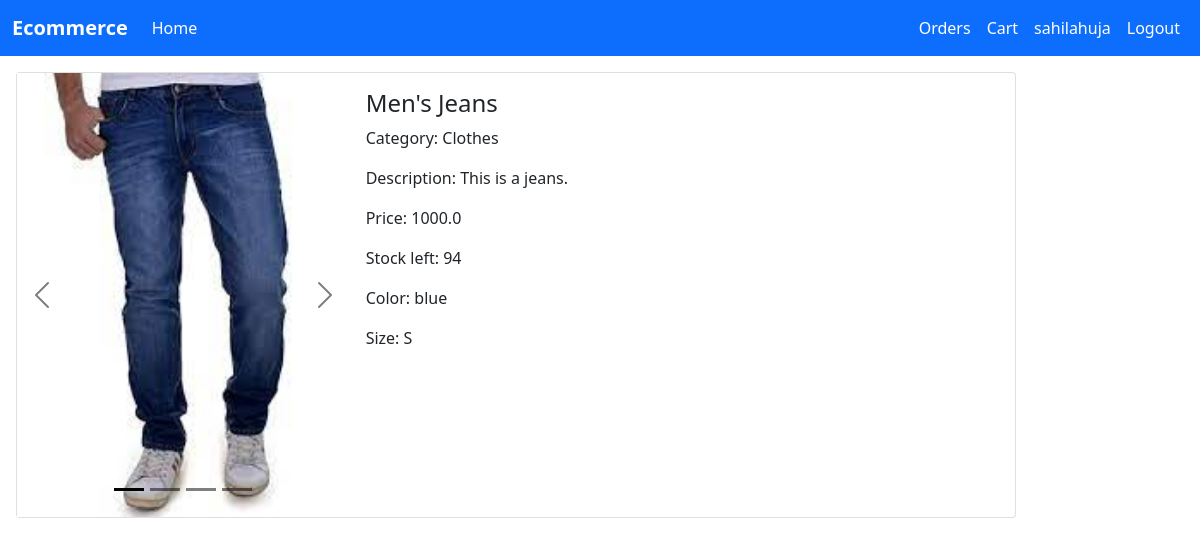
Screenshot of /4 (signed in) with the database file from the repository.
### products/models.py (models this page shows, shortened)
class ProductImage(models.Model):
    product = models.ForeignKey(Product, default=None, on_delete=models.CASCADE)
    images = models.ImageField(upload_to='products/')

class Product(models.Model):
    product_name = models.CharField(verbose_name="Product Name", max_length=50) # this is a verbose name,
    category = models.ForeignKey(Category, on_delete=models.PROTECT) # one to many field
    price = models.FloatField(default=0)
    description = models.TextField(blank=True)
    stock = models.IntegerField(default=100)
    quantity_type = models.ForeignKey(QuantityVariant, blank=True, null=True, default=None, on_delete=models.SET_NULL)
    color_type = models.ForeignKey(ColorVariant, blank=True, null=True, default=None, on_delete=models.SET_NULL)
    size_type = models.ForeignKey(SizeVariant, blank=True, null=True, default=None, on_delete=models.SET_NULL)
    image = models.ImageField(null=True, blank=True)
    class Meta:
        db_table='product_table' # overriding the default database table name which will be 'name of the class' otherwise

class Category(models.Model):
    category_name = models.CharField(max_length=50)
    slug = models.SlugField(max_length=50, blank=True, editable=False) # particular category which we get from url parameter
    def __str__(self) -> str:
        return self.category_name
    class Meta:
        db_table='category_table' # overriding the default database table name which will be 'name of the class' otherwise

class ColorVariant(models.Model):
    color_name = models.CharField(max_length=100)
    def __str__(self) -> str:
        return self.color_name

class SizeVariant(models.Model):
    size_name = models.CharField(max_length=100)
    def __str__(self) -> str:
        return self.size_name

### products/views.py (the view)
# urls.py: path('<int:id>', views.detail_view, name='product'),
@login_required
def detail_view(request, id):
    product_key = f'product.{id}'
    photo_key = f'photos.{id}'
    if cache.get(product_key):
        product = cache.get(product_key)
    else:
        product = Product.objects.get(id=id)
        cache.set(f'product.{id}', product)
    if cache.get(photo_key):
        photos = cache.get(photo_key)
    else:
        photos = ProductImage.objects.filter(product=product)
        cache.set(f'photos.{id}', photos)
    context = {'product': product, 'photos': photos}
    return render(request, 'details.html', context=context)

### Templates/details.html (shortened to what this page needs)
{% extends 'base.html' %}
{% block content %}
<div class="card mb-3 m-3" style="max-width: 1000px;">
  <div class="row g-0">
    <div class="col-md-4">
      <div id="carouselExampleIndicators" class="carousel carousel-dark slide" data-bs-ride="true">
        <div class="carousel-indicators">
          <button type="button" data-bs-target="#carouselExampleIndicators" data-bs-slide-to="0" class="active" aria-current="true" aria-label="Slide 1"></button>
          {% for photo in photos %}
            <button type="button" data-bs-target="#carouselExampleIndicators" data-bs-slide-to="{{ forloop.counter }}" aria-label="Slide {{ forloop.counter }}"></button>
          {% endfor %}
        </div>
        <div class="carousel-inner">
          <div class="carousel-item active">
            <img src="{{ product.image.url }}" class="d-block w-100" >
          </div>
        </div>
        <button class="carousel-control-prev" type="button" data-bs-target="#carouselExampleIndicators" data-bs-slide="prev">
          <span class="carousel-control-prev-icon" aria-hidden="true"></span>
        </button>
        <button class="carousel-control-next" type="button" data-bs-target="#carouselExampleIndicators" data-bs-slide="next">
          <span class="carousel-control-next-icon" aria-hidden="true"></span>
        </button>
      </div>
    </div>
    <div class="col-md-8">
      <div class="card-body">
        <h4 class="card-title">{{ product.product_name }}</h4>
        <p class="card-text">Category: {{ product.category }}</p>
        <p class="card-text">Description: {{ product.description }}</p>
        <p class="card-text">Price: {{ product.price }}</p>
        <p class="card-text">Stock left: {{ product.stock }}</p>
        {% if product.color_type %}
          <p class="card-text">Color: {{ product.color_type }}</p>
        {% endif %}
        {% if product.size_type %}
          <p class="card-text">Size: {{ product.size_type }}</p>
        {% endif %}
      </div>
    </div>
  </div>
</div>
{% endblock %}

### Templates/base.html (shortened to what this page needs)
<!DOCTYPE html>
<html lang="en">
<head>
    <link href="https://cdn.jsdelivr.net/npm/bootstrap@5.1.3/dist/css/bootstrap.min.css" rel="stylesheet">
</head>
<body>
    <nav class="navbar navbar-expand-lg navbar-dark bg-primary">
        <div class="container-fluid">
          <a class="navbar-brand fw-bold" href="/">Ecommerce</a>
          {% if user.is_authenticated %}
          <div class="collapse navbar-collapse" id="navbarSupportedContent">
            <ul class="navbar-nav me-auto mb-2 mb-lg-0">
              <li class="nav-item">
                <a class="nav-link active" aria-current="page" href="/">Home</a>
              </li>
            </ul>
            <ul class=" navbar-nav my-2 my-lg-0">
              <li class="nav-item">
                <a class="nav-link active" href="/order">Orders</a>
              </li>
              <li class="nav-item">
                <a class="nav-link active" href="/cart">Cart</a>
              </li>
              <li class="nav-item">
                <a class="nav-link active" href="/">{{ user.username }}</a>
              </li>
              <li class="nav-item">
                <a class="nav-link active" href="/auth/logout_user">Logout</a>
              </li>
            </ul>
            {% endif %}
          </div>
        </div>
      </nav>
    {% block content %}{% endblock %}
</body>
</html>

### rows the page displays
Product: image (picture), product_name "Men's Jeans", category "Clothes", description "This is a jeans.", price "1000.0", stock "94", color_type "blue", size_type "S"

### other values shown
{{ user.username }} "sahilahuja"
